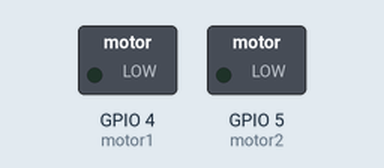
This sketch was run on a simulated ESP32. Parts: switched loads named in the sketch (green lamp = pin HIGH). Dashed ring = blinking.

Above: at 0.5 s.
At 3.5 s:
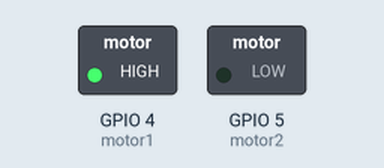
Timing chart, 0 to 4.6 s (numbered marks = the images above):
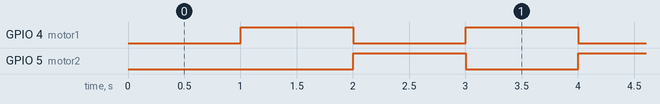

Measured:
- by itself, GPIO 4 (motor1), GPIO 5 (motor2): alternates HIGH for 1.0 s and LOW for 1.0 s

The sketch:

pin_servo.ino
```cpp
#include <ESP32Servo.h>
#define motor1 4
#define motor2 5
Servo myServo1;
Servo myServo2;
long currentTime, LEDTimer11, LEDTimer12;
static const byte servoInterval = 25;
long servoTimer;
bool flag = 1;

void setup(){
  pinMode(motor1, OUTPUT);
  pinMode(motor2, OUTPUT);
}

void loop(){
  currentTime = millis();
  if (currentTime - LEDTimer12 > 1000){
    LEDTimer12 = currentTime;
    if(flag == 1){
      flag = 0;
      digitalWrite(motor1, HIGH);
      digitalWrite(motor2, LOW);
    }else{
      flag = 1;
      digitalWrite(motor1, LOW);
      digitalWrite(motor2, HIGH);
    }
  }
}
```
